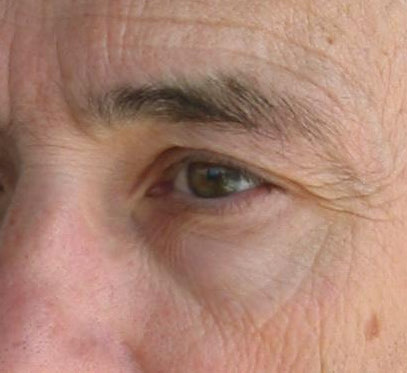
#> input picture extracted_images/img-000.jpg, 407 x 373 px
$ python poisson_seamless_tiling.py --input extracted_images/img-000.jpg
#> lines starting #> are read from the running program, lines starting #| are printed output that depends on the picture
### solver.py
"""
DISCRETE POISSON SOLVER (Sezione 2)
====================================

Solutore dell'equazione di Poisson discreta per seamless cloning
su immagini a colori, come descritto nel paper:

    Pérez, Gangnet, Blake - "Poisson Image Editing" (SIGGRAPH 2003)

DISCRETIZZAZIONE DELL'EQUAZIONE DI POISSON - IMPLEMENTAZIONE PRATICA
=====================================================================

Eq. (4) del paper - Poisson equation:
    ∆f = div(v)  over Ω
    f|∂Ω = f*|∂Ω
- S, Ω: ora sono insiemi finiti di pixel sulla griglia discreta
- p: pixel in Ω
- N_p: insieme dei 4-connected neighbors di p che sono in S
- <p,q>: coppia di pixel adiacenti
- f_p: valore di f al pixel p
- ∂Ω = {p ∈ S \\ Ω : N_p ∩ Ω ≠ ∅}  (boundary: pixel fuori Ω adiacenti a Ω)

DISCRETIZZAZIONE DELLA VARIATIONAL PROBLEM (Eq. 3):
    min_f ∑_{<p,q> ∩ Ω ≠ ∅} (f_p - f_q - v_pq)²

    con f_p = f*_p per tutti p ∈ ∂Ω

Per ogni pixel interno p:
- Se q è neighbor interno: contribuisce (f_p - f_q - v_pq)²
- Se q è boundary: contribuisce (f_p - f*_q - v_pq)² (f*_q è noto)

EQUAZIONE LINEARE RISULTANTE (Euler-Lagrange discreto):
    |N_p| · f_p - ∑_{q ∈ N_p ∩ Ω} f_q = ∑_{q ∈ N_p} v_pq + ∑_{q ∈ ∂Ω} f*_q

    Questa è la forma discreta dell'equazione di Poisson.

PER IMMAGINI A COLORI (dal paper):
    L'equazione viene risolta indipendentemente per ogni canale colore
    dello spazio scelto (RGB o CIE-Lab). La matrice A è la stessa per
    tutti i canali; solo il vettore b cambia per canale.
"""

import numpy as np
from scipy import sparse
import scipy.sparse.linalg

try:
    import pyamg
    HAS_PYAMG = True
except ImportError:
    HAS_PYAMG = False

from utils import (
    read_image, rgb_to_lab, lab_to_rgb,
    compute_laplacian, compute_mixed_laplacian,
    process_mask, get_pixel_ids, get_masked_values,
    shift_image,
)


class PoissonInterpolationSolver:
    """
    Solutore dell'equazione di Poisson discreta (Section 2) per immagini a colori.

    Risolve tre equazioni di Poisson indipendenti (una per canale):
        ∆f_c = div(v_c)  over Ω,  c ∈ {R,G,B}  (o L,a,b in CIE-Lab)
        f_c|∂Ω = f*_c|∂Ω

    La matrice A del sistema lineare è condivisa tra i tre canali;
    solo il termine noto b cambia per ogni canale.
    """

    def __init__(self, source_path, target_path, mask_path,
                 solver='spsolve', color_space='RGB', mixed=False,
                 mask_source=None, mask_target=None):
        """
        Inizializza il solutore caricando immagini da file.

        Args:
            source_path:  percorso immagine sorgente (guidance)
            target_path:  percorso immagine target (boundary values)
            mask_path:    percorso maschera (dominio Ω)
            solver:       'spsolve' (scipy LU) o 'multigrid' (pyamg)
            color_space:  'RGB' (default) o 'Lab' (CIE-Lab)
            mixed:       True to use mixed gradient (v_mixed) instead of simple Laplacian.
            mask_source:  percorso o array maschera sorgente per allineamento
            mask_target:  percorso o array maschera target per allineamento
        """
        self.use_mixed = mixed
        self.color_space = color_space.upper()

        # Carica immagini RGB [0,1] oppure usa direttamente array NumPy
        print(f"Caricamento immagini...")
        if isinstance(source_path, np.ndarray):
            source_rgb = source_path
        else:
            source_rgb = read_image(source_path)

        if isinstance(target_path, np.ndarray):
            target_rgb = target_path
        else:
            target_rgb = read_image(target_path)

        if isinstance(mask_path, np.ndarray):
            mask_gray = mask_path
        else:
            mask_gray = read_image(mask_path, gray=True)

        # Check if two masks are provided
        if mask_source is not None and mask_target is not None:
            if isinstance(mask_source, np.ndarray):
                m_src = mask_source
            else:
                m_src = read_image(mask_source, gray=True)

            if isinstance(mask_target, np.ndarray):
                m_tgt = mask_target
            else:
                m_tgt = read_image(mask_target, gray=True)

            pos_src = np.argwhere(m_src > 0.5)
            pos_tgt = np.argwhere(m_tgt > 0.5)

            if len(pos_src) > 0 and len(pos_tgt) > 0:
                cy_src, cx_src = np.mean(pos_src, axis=0)
                cy_tgt, cx_tgt = np.mean(pos_tgt, axis=0)
                dy = int(round(cy_tgt - cy_src))
                dx = int(round(cx_tgt - cx_src))

                source_rgb = shift_image(source_rgb, dy, dx)
                mask_gray = m_tgt
                print(f"  [PoissonInterpolationSolver] Centroids aligned: shift dy={dy}, dx={dx}")
            else:
                print("  [PoissonInterpolationSolver] Warning: one of the masks is empty, alignment skipped.")

        print(f"  Source:  {getattr(source_path, 'shape', source_rgb.shape)} {source_rgb.shape}")
        print(f"  Target:  {getattr(target_path, 'shape', target_rgb.shape)} {target_rgb.shape}")
        print(f"  Mask:    {getattr(mask_path, 'shape', mask_gray.shape)}   {mask_gray.shape}")
        print(f"  Spazio colore: {self.color_space}")

        # Converti nello spazio colore scelto
        if self.color_space == 'LAB':
            self.source = rgb_to_lab(source_rgb)   # (H, W, 3)
            self.target = rgb_to_lab(target_rgb)   # (H, W, 3)
        else:  # RGB
            self.source = source_rgb               # (H, W, 3)
            self.target = target_rgb               # (H, W, 3)

        # Threshold e process mask (sempre in grigio)
        self.mask = (mask_gray > 0.5).astype(np.float64)
        self.inner_mask, self.boundary_mask = process_mask(self.mask)

        self.img_h, self.img_w = self.mask.shape
        self.n_channels = self.source.shape[2]
        self.channel_names = (['L', 'a', 'b'] if self.color_space == 'LAB'
                               else ['R', 'G', 'B'])

        # Solver setup
        self.solver_type = solver
        if solver != 'multigrid':
            self.solver_func = getattr(scipy.sparse.linalg, solver)
        else:
            if not HAS_PYAMG:
                print("⚠ pyamg non disponibile, fallback a spsolve")
                self.solver_func = scipy.sparse.linalg.spsolve
                self.solver_type = 'spsolve'
            else:
                self.solver_func = None

        # Pixel mappings
        self.pixel_ids   = get_pixel_ids((self.img_h, self.img_w))
        self.inner_ids   = get_masked_values(self.pixel_ids, self.inner_mask).flatten()
        self.boundary_ids= get_masked_values(self.pixel_ids, self.boundary_mask).flatten()
        self.mask_ids    = get_masked_values(self.pixel_ids, self.mask).flatten()

        self.inner_pos    = np.searchsorted(self.mask_ids, self.inner_ids)
        self.boundary_pos = np.searchsorted(self.mask_ids, self.boundary_ids)
        self.mask_pos     = np.searchsorted(self.pixel_ids.flatten(), self.mask_ids)

        print(f"Dominio Ω: {len(self.inner_ids)} pixel (interior) "
              f"+ {len(self.boundary_ids)} pixel (boundary)")

        # Costruisci matrice A (condivisa tra tutti i canali)
        self.A = self._construct_A_matrix()

    def _construct_A_matrix(self):
        """
        Costruisce matrice A della stencil Laplaciana discreta.

        Implementa esattamente l'Eq. (7) del paper:
            |N_p| f_p - Σ_{q ∈ N_p ∩ Ω} f_q = ...

        |N_p| è il numero di vicini 4-connessi di p che sono in S
        (può essere < 4 per pixel al bordo dell'immagine — "truncated
        neighborhood" come descritto nel paper).

        La stessa matrice A viene riutilizzata per tutti i canali colore:
        solo il vettore b cambia per canale.
        """
        # Indici lineari dei 4 vicini di ogni pixel interno
        # (offset: sinistra, destra, sopra, sotto)
        neighbor_offsets = [-1, +1, -self.img_w, +self.img_w]
        # Maschere di validità: il vicino deve essere in S (dentro l'immagine)
        inner_rows = self.inner_ids // self.img_w
        inner_cols = self.inner_ids % self.img_w

        neighbor_valid = [
            inner_cols > 0,                          # sinistra: non colonna 0
            inner_cols < self.img_w - 1,             # destra:   non colonna W-1
            inner_rows > 0,                          # sopra:    non riga 0
            inner_rows < self.img_h - 1,             # sotto:    non riga H-1
        ]

        # |N_p|: numero di vicini validi in S per ogni pixel interno
        # (Eq. 7: truncated neighborhood al bordo dell'immagine)
        Np = np.zeros(len(self.inner_ids), dtype=np.int32)
        for valid in neighbor_valid:
            Np += valid.astype(np.int32)

        # Costruisci formato COO
        row_list, col_list, data_list = [], [], []

        for offset, valid in zip(neighbor_offsets, neighbor_valid):
            neighbor_ids = self.inner_ids[valid] + offset
            # Posizione del vicino nell'array mask_ids
            neighbor_pos = np.searchsorted(self.mask_ids, neighbor_ids)
            # Verifica che il vicino sia davvero in mask_ids (potrebbe essere fuori maschera)
            in_mask = (neighbor_pos < len(self.mask_ids)) & \
                      (self.mask_ids[np.clip(neighbor_pos, 0, len(self.mask_ids)-1)] == neighbor_ids)

            valid_idx = np.where(valid)[0]           # indici in inner_ids
            row_list.append(self.inner_pos[valid_idx[in_mask]])
            col_list.append(neighbor_pos[in_mask])
            data_list.append(np.ones(in_mask.sum(), dtype=np.float64))  # off-diag: +1

        # Diagonale: -|N_p|  (convenzione operatore Laplaciano A*f = ∆f)
        # L'equazione è: -|N_p|*f_p + Σ f_q = ∆source_p  →  ∆f = ∆source ✓
        row_list.append(self.inner_pos)
        col_list.append(self.inner_pos)
        data_list.append(-Np.astype(np.float64))  # diag: -|N_p|

        # Righe boundary: equazione identità f_p = f*_p
        row_list.append(self.boundary_pos)
        col_list.append(self.boundary_pos)
        data_list.append(np.ones(len(self.boundary_pos), dtype=np.float64))

        A = sparse.csr_matrix(
            (np.concatenate(data_list),
             (np.concatenate(row_list), np.concatenate(col_list))),
            shape=(len(self.mask_ids), len(self.mask_ids))
        )

        truncated = (Np < 4).sum()
        print(f"Matrice A: {A.shape}, nnz={A.nnz}  "
              f"(condivisa tra {self.n_channels} canali, "
              f"{truncated} pixel con |N_p|<4)")
        return A

    def _construct_b_vector(self, guidance_laplacian, target_boundary):
        """
        Costruisce vettore b per un singolo canale colore.

        Args:
            guidance_laplacian: Laplaciano del canale guidance (H, W)
            target_boundary:    valori target sul boundary (H, W)

        Returns:
            b: vettore dei termini noti
        """
        b = np.zeros(len(self.mask_ids))
        inner_laplacian  = get_masked_values(guidance_laplacian, self.inner_mask).flatten()
        boundary_values  = get_masked_values(target_boundary,    self.boundary_mask).flatten()

        b[self.inner_pos]    = inner_laplacian
        b[self.boundary_pos] = boundary_values
        return b

    def _solve_channel(self, source_ch, target_ch, ch_name, mixed=False):
        """
        Risolve l'equazione di Poisson per un singolo canale colore.

        Args:
            source_ch: canale sorgente (H, W) — guidance
            target_ch: canale target  (H, W) — boundary
            ch_name:   nome del canale (per log)
            mixed:     se True usa mixed gradient, altrimenti Laplaciano semplice

        Returns:
            result_ch: canale risolto (H, W), clippato in [0, 1]
        """
        if mixed:
            guidance_laplacian = compute_mixed_laplacian(source_ch, target_ch, self.inner_mask)
        else:
            guidance_laplacian = compute_laplacian(source_ch) * self.inner_mask
        b = self._construct_b_vector(guidance_laplacian, target_ch)

        if self.solver_type == 'multigrid':
            ml = pyamg.ruge_stuben_solver(self.A)
            x = ml.solve(b, tol=1e-10)
        else:
            x = self.solver_func(self.A, b)
            if isinstance(x, tuple):
                x = x[0]

        result_ch = target_ch.flatten()          # fuori dalla maschera → target
        result_ch = result_ch.copy()
        result_ch[self.mask_pos] = x
        result_ch = result_ch.reshape((self.img_h, self.img_w))
        result_ch = np.clip(result_ch, 0, 1)

        print(f"  ✓ Canale {ch_name} risolto")
        return result_ch

    def solve(self, mixed=None):
        """
        Risolve tre equazioni di Poisson indipendenti (una per canale colore).

        Come descritto nel paper (Pérez et al., SIGGRAPH 2003):
          "Three Poisson equations of the form (4) are solved independently
           in the three color channels of the chosen color space."

        Args:
            mixed: se specificato, forza la modalità mixed gradient.
                   Se None, usa self.use_mixed.

        Returns:
            result_rgb: immagine risultante in RGB [0, 1], shape (H, W, 3)
        """
        use_mixed = mixed if mixed is not None else self.use_mixed
        mode_str = "mixed gradient" if use_mixed else "import (normal)"
        print(f"\nRisoluzione Poisson per {self.n_channels} canali "
              f"({self.color_space}, {mode_str}, solver={self.solver_type})...")

        channels_out = []
        for c, name in enumerate(self.channel_names):
            ch_result = self._solve_channel(
                self.source[..., c],
                self.target[..., c],
                name,
                mixed=use_mixed
            )
            channels_out.append(ch_result)

        result = np.stack(channels_out, axis=-1)   # (H, W, 3) nello spazio scelto

        # Riporta in RGB se necessario
        if self.color_space == 'LAB':
            result = lab_to_rgb(result)

        print(f"✓ Soluzione colore completata ({mode_str})")
        return result

    # [11 lines left out: function solve_both, not called in this run]

### utils.py
"""
Utility functions per Poisson Image Editing.

Funzioni di I/O immagini, conversione colore, calcolo gradienti/Laplaciani,
e processamento maschere.

Riferimento: Pérez, Gangnet, Blake - "Poisson Image Editing" (SIGGRAPH 2003)
"""

import numpy as np
from PIL import Image


# ============================================================================
# IMAGE I/O
# ============================================================================

# [46 lines left out: functions read_image, rgb_to_lab, lab_to_rgb, rgb2gray, build_gray_rgb, not called in this run]


# ============================================================================
# GRADIENT & LAPLACIAN COMPUTATION
# ============================================================================

def compute_laplacian(img):
    """Calcola il Laplaciano discreto puro con vicinato troncato ai bordi dell'immagine.
    Implementa esattamente la divergenza del gradiente sul reticolo discreto.
    """
    if img.ndim == 3:
        h, w, c = img.shape
        laplacian = np.zeros_like(img)
        for i in range(c):
            laplacian[..., i] = compute_laplacian(img[..., i])
        return laplacian

    h, w = img.shape
    neighbor_sum = np.zeros((h, w), dtype=img.dtype)
    Np = np.zeros((h, w), dtype=img.dtype)

    # Vicino sinistro (sposta img a destra)
    neighbor_sum[:, 1:] += img[:, :-1]
    Np[:, 1:] += 1

    # Vicino destro (sposta img a sinistra)
    neighbor_sum[:, :-1] += img[:, 1:]
    Np[:, :-1] += 1

    # Vicino superiore (sposta img in basso)
    neighbor_sum[1:, :] += img[:-1, :]
    Np[1:, :] += 1

    # Vicino inferiore (sposta img in alto)
    neighbor_sum[:-1, :] += img[1:, :]
    Np[:-1, :] += 1

    # ∆g_p = Σ_{q ∈ N_p} g_q - |N_p| * g_p
    return neighbor_sum - Np * img


# [24 lines left out: function compute_mixed_laplacian, not called in this run]


# ============================================================================
# MASK PROCESSING
# ============================================================================

def process_mask(mask):
    """Divide maschera in inner (interior) e boundary."""
    from scipy.ndimage import binary_erosion
    # Convert mask to boolean for erosion
    mask_bool = mask.astype(bool)
    # Inner region: eroded mask (pixels whose 4-neighborhood is fully inside mask)
    inner = binary_erosion(mask_bool).astype(mask.dtype)
    # Boundary: mask pixels that are not in inner
    boundary = mask - inner
    return inner, boundary

def get_pixel_ids(img_shape):
    """Mappa pixel 2D a indici lineari."""
    if isinstance(img_shape, np.ndarray):
        img_shape = img_shape.shape
    return np.arange(img_shape[0] * img_shape[1]).reshape(img_shape)

def get_masked_values(values, mask):
    """Estrae valori dove mask == 1."""
    return values[mask > 0]

# [28 lines left out: function shift_image, not called in this run]

### poisson_seamless_tiling.py
import os
import numpy as np
from PIL import Image
from argparse import ArgumentParser
from solver import PoissonInterpolationSolver


class PoissonSeamlessTiling(PoissonInterpolationSolver):
    """
    Implements seamless tiling using Poisson editing by reusing PoissonInterpolationSolver.

    When the domain Ω is rectangular, its content can be made tileable by
    enforcing periodic boundary conditions with the Poisson solver.
    The boundary conditions are derived from the boundary values of the
    original image, such that opposite sides correspond to identical
    Dirichlet conditions.

    Reference: Pérez et al., "Poisson Image Editing", SIGGRAPH 2003
    """

    def __init__(self, image_path, solver='spsolve', scale=1.0):
        """
        Initialize the seamless tiling solver.

        Args:
            image_path: Path to the input image
            solver: Linear solver to use ('spsolve' or iterative solver name)
            scale: Image scaling factor
        """
#> called with image_path = 'extracted_images/img-000.jpg', solver = 'spsolve', scale = 1
        img = Image.open(image_path)
#> img is the input picture: PIL image 407x373 RGB; mean R, G, B 172.3, 131.9, 115.7
        if scale != 1.0:
            w, h = img.size
            img = img.resize((int(w * scale), int(h * scale)), Image.BICUBIC)

        self.img = np.array(img).astype(np.float64) / 255.0
        if len(self.img.shape) == 3:
            self.img = self.img[..., :3]

        self.img_h, self.img_w = self.img.shape[:2]
        self.is_color = len(self.img.shape) == 3

        # Create a mask of all ones
        mask = np.ones((self.img_h, self.img_w), dtype=np.float64)

        # Construct target boundary image with periodic values
        target = np.zeros_like(self.img)
        if self.is_color:
            for c in range(3):
                target[..., c] = self._compute_periodic_target_channel(self.img[..., c])
#> this loop made 3 passes
#> corner_avg in _compute_periodic_target_channel on passes 1 to 3: 0.733, 0.567, 0.505
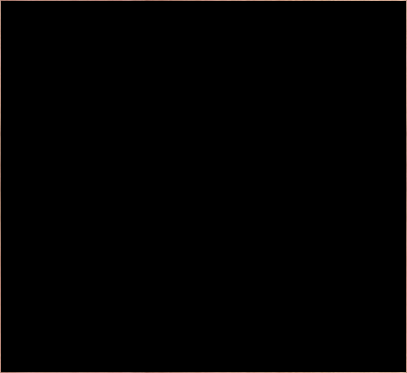
#> target: shape (373, 407, 3) float64; mean R, G, B 0.00729, 0.00555, 0.00487
        else:
            target = self._compute_periodic_target_channel(self.img)

        # Call parent constructor to setup matrix A and properties
        super().__init__(
            source_path=self.img,
            target_path=target,
            mask_path=mask,
            solver=solver,
            color_space='RGB',
            mixed=False
        )
#|   Source:  (373, 407, 3) (373, 407, 3)
#|   Target:  (373, 407, 3) (373, 407, 3)
#|   Mask:    (373, 407)   (373, 407)
#> in process_mask, `inner = binary_erosion(mask_bool).astype(mask.dtype)`:
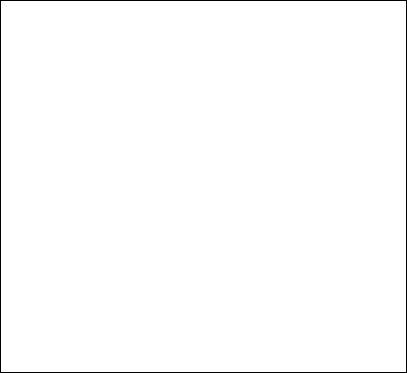
#> inner: shape (373, 407) float64; values 0 (black) and 1 (white), 99% white; black in thin lines or dots
#> in __init__, `self.inner_ids   = get_masked_values(self.pixel_ids, self.inner_mask)...`:
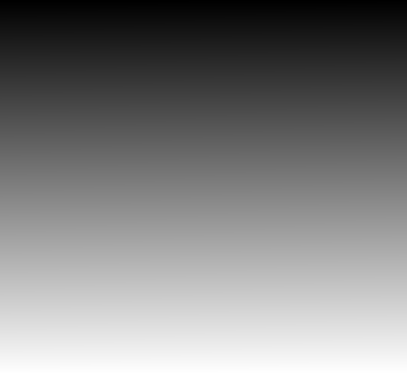
#> self.pixel_ids: shape (373, 407) int64; min 0, max 151810, mean 75905; drawn with min black and max white
#> in __init__, `self.boundary_ids= get_masked_values(self.pixel_ids, self.boundary_mas..`: self.boundary_ids = 1556 values from 0 to 151810
#| Dominio Ω: 150255 pixel (interior) + 1556 pixel (boundary)
#> the loop in _construct_A_matrix, `for valid in neighbor_valid:` made 4 passes
#> the loop in _construct_A_matrix, `for offset, valid in zip(neighbor_offsets, neighbor_valid):` made 4 passes
#> offset on passes 1 to 4: -1, 1, -407, 407
#> after the loop in _construct_A_matrix, `for offset, valid in zip(neighbor_offsets, neighbor_valid):`: col_list = 4 items
#> in _construct_A_matrix, `truncated = (Np < 4).sum()`: truncated = 0
#| Matrice A: (151811, 151811), nnz=752831  (condivisa tra 3 canali, 0 pixel con |N_p|<4)

    def _compute_periodic_target_channel(self, img_channel):
        target_ch = np.zeros_like(img_channel)

        # Corner average
        corner_avg = 0.25 * (
            img_channel[0, 0] +
            img_channel[0, -1] +
            img_channel[-1, 0] +
            img_channel[-1, -1]
        )

        # Set corners
        target_ch[0, 0] = corner_avg
        target_ch[0, -1] = corner_avg
        target_ch[-1, 0] = corner_avg
        target_ch[-1, -1] = corner_avg

        # Set top/bottom borders (excluding corners)
        target_ch[0, 1:-1] = 0.5 * (img_channel[0, 1:-1] + img_channel[-1, 1:-1])
        target_ch[-1, 1:-1] = target_ch[0, 1:-1]

        # Set left/right borders (excluding corners)
        target_ch[1:-1, 0] = 0.5 * (img_channel[1:-1, 0] + img_channel[1:-1, -1])
        target_ch[1:-1, -1] = target_ch[1:-1, 0]

        return target_ch

    def generate_tileable_image(self):
        """
        Generates the tileable image using the Poisson solver.
        """
        tileable = self.solve(mixed=False)
#> (printed output is left out)
#> the loop in solve, `for c, name in enumerate(self.channel_names):` made 3 passes
#> pass 1, in _solve_channel, `guidance_laplacian = compute_laplacian(source_ch) * self.inner_mask`:
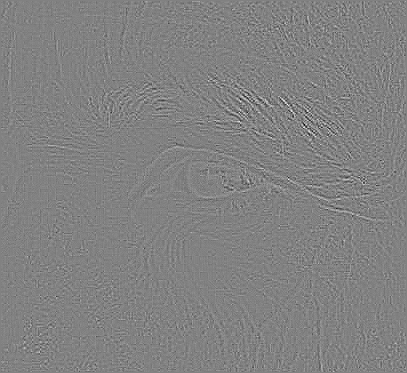
#> guidance_laplacian: shape (373, 407) float64; min -0.314, max 0.302, mean 2.17e-06; drawn with min black and max white
#> pass 1, in _solve_channel, `result_ch = result_ch.reshape((self.img_h, self.img_w))`:
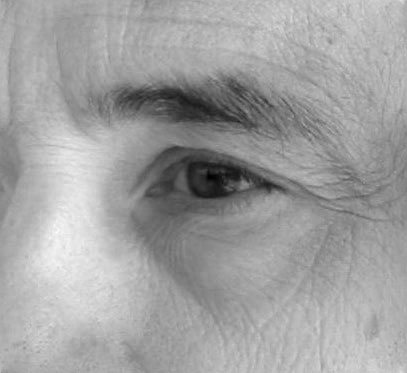
#> result_ch: shape (373, 407) float64; min 0.0901, max 1.02, mean 0.676; drawn with min black and max white
#> after the loop in solve, `for c, name in enumerate(self.channel_names):`: channels_out = 3 items
#> (the rest of the program and of its run is left out)
